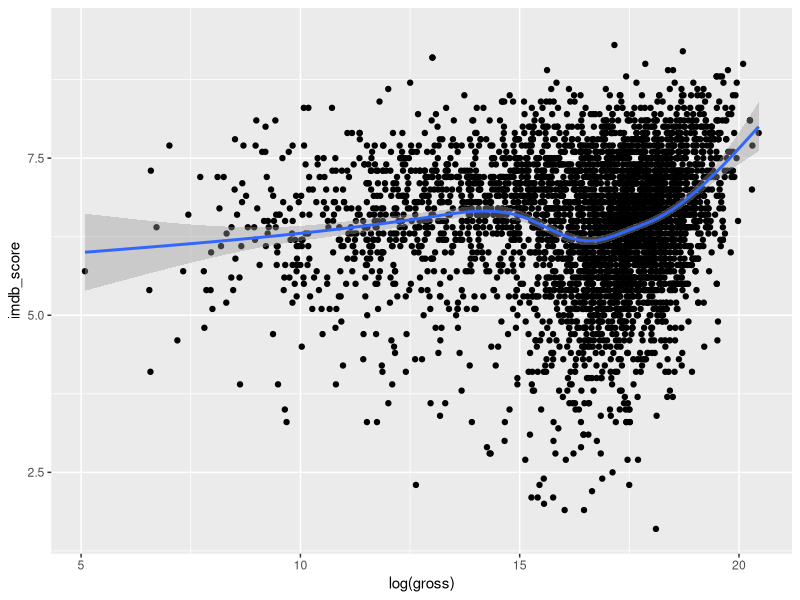
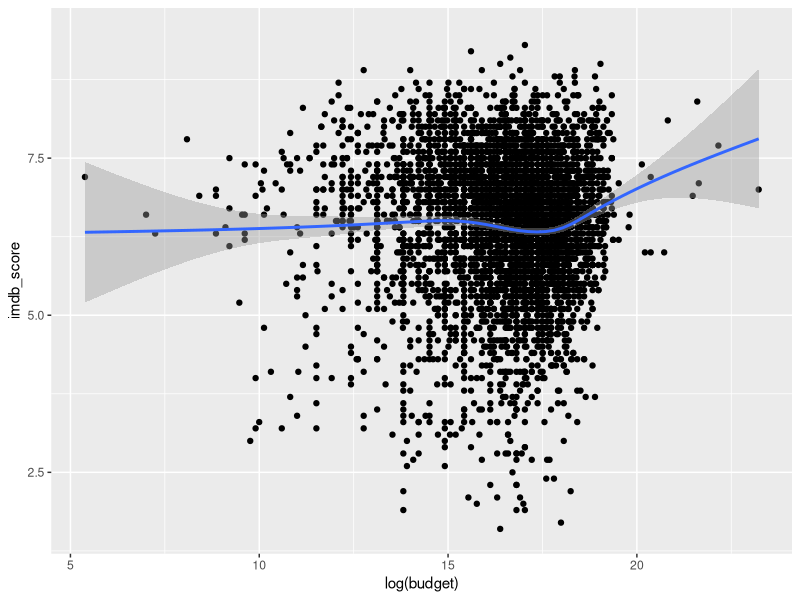
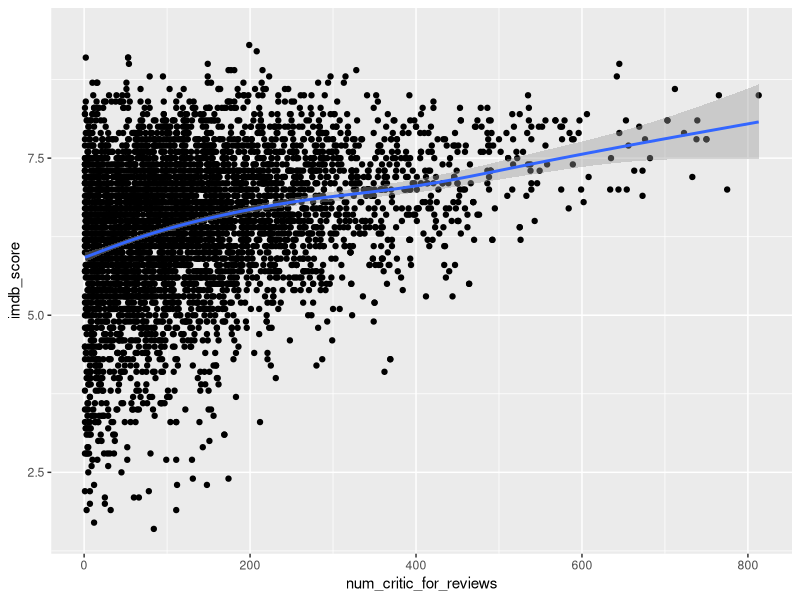
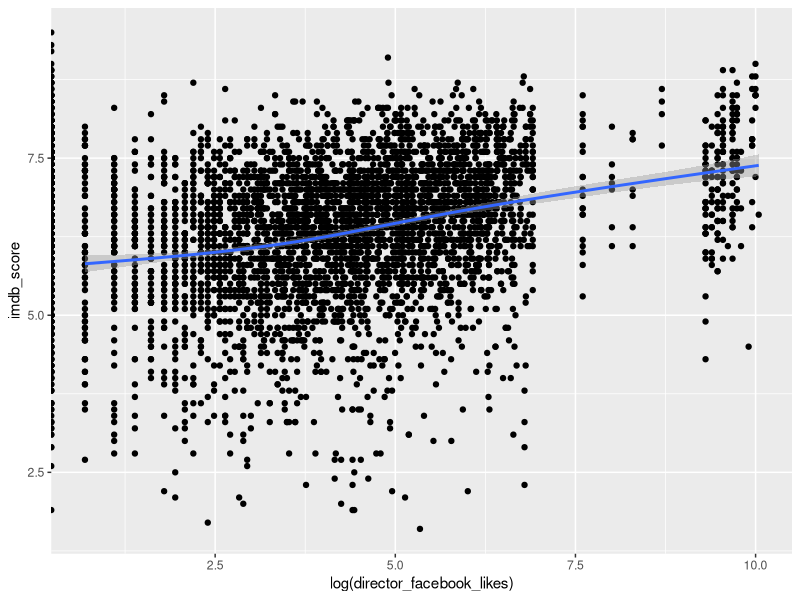
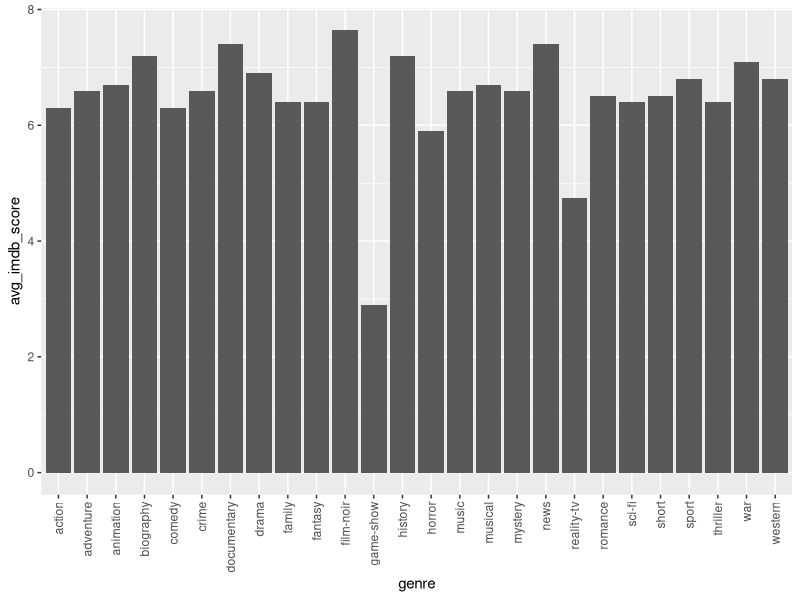
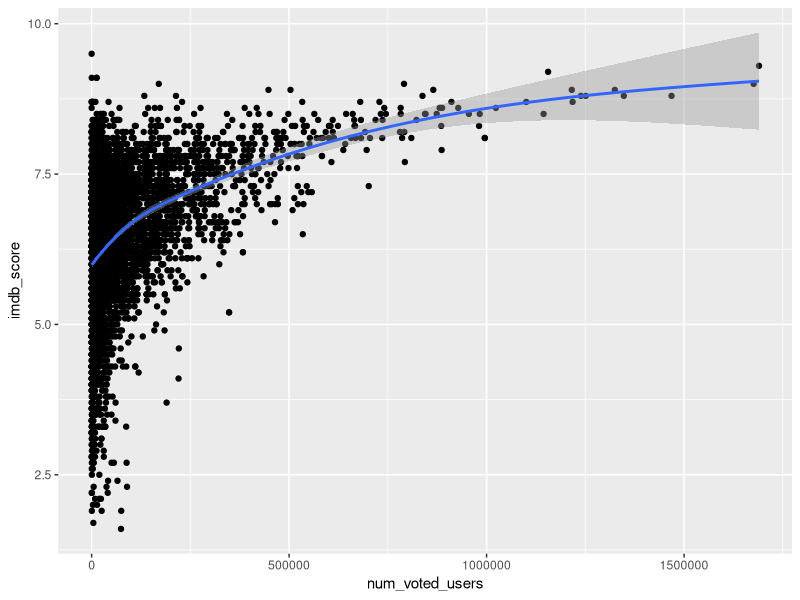
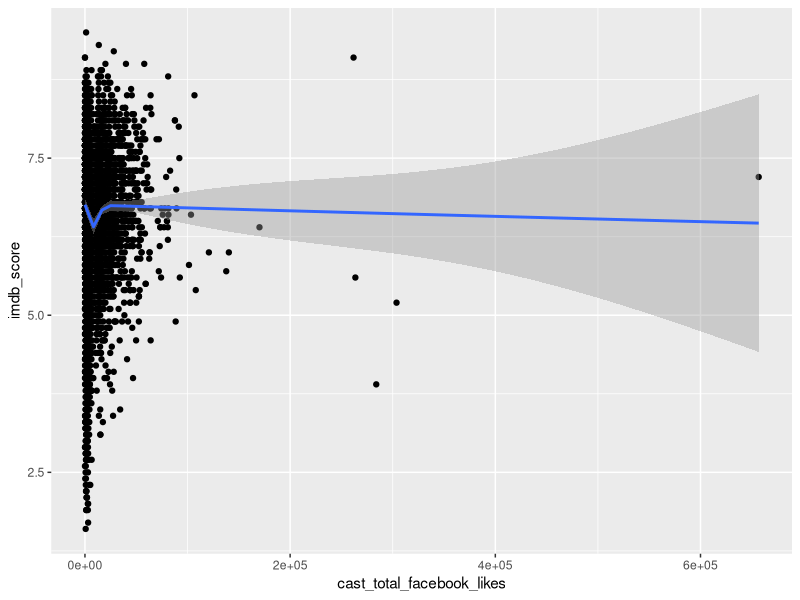

Write the R code that produced these figures, in order. (Note: this script raises an error after producing the figures.)
#####PART 2
#Q1- EDA: Getting a feel
library(tidyverse)
movie = read.csv("movie.csv")

view(movie)
dim(movie)
names(movie)
summary(movie)

##EDA: I've picked 6 predictors, now lets visualize them:

#Gross:
ggplot(movie, aes(log(gross), imdb_score))+
  geom_point()+
  geom_smooth()

cor(movie$gross,movie$imdb_score,use="complete.obs")

#Budget:
ggplot(movie, aes(log(budget), imdb_score))+
  geom_point()+
  geom_smooth()

cor(movie$budget,movie$imdb_score,use="complete.obs")

##Number of critics for reviews

ggplot(movie, aes(num_critic_for_reviews, imdb_score))+
  geom_point()+
  geom_smooth()

cor(movie$num_critic_for_reviews,movie$imdb_score,use="complete.obs")

##Director_facebook_likes


ggplot(movie, aes(log(director_facebook_likes), imdb_score))+
  geom_point()+
  geom_smooth()

cor(movie$director_facebook_likes,movie$imdb_score,use="complete.obs")



#Genre:
library(tm)
genres<- (sapply(movie$genres,gsub,pattern="\\|",replacement=" "))
genre.sparse.mat <- DocumentTermMatrix(Corpus(VectorSource(genres)))
genre.sparse.mat<- as.matrix(genre.sparse.mat)


mat.score<- genre.sparse.mat*movie$imdb_score
apply(ifelse(mat.score==0, NA, mat.score), 2, median, na.rm=TRUE)

genre_score<- data.frame(genre=colnames(mat.score), 
                         avg_imdb_score=apply(ifelse(mat.score==0, NA, mat.score), 2, median, na.rm=TRUE))

ggplot(genre_score, aes(x=genre, y=avg_imdb_score))+
  geom_bar(stat="identity")+
  theme(axis.text.x=element_text(angle=90,hjust=1,vjust=0.5))

##Chi-squared test
tab.genre<- table(genre_score$genre, genre_score$avg_imdb_score)
chisq.test(tab.genre)


#Number of voted users
ggplot(movie, aes(num_voted_users, imdb_score))+
  geom_point()+
  geom_smooth()

cor(movie$num_voted_users,movie$imdb_score,use="complete.obs")

#Facebook likes
ggplot(movie, aes(cast_total_facebook_likes, imdb_score))+
  geom_point()+
  geom_smooth()

cor(movie$cast_total_facebook_likes,movie$imdb_score,use="complete.obs")


#Movie title
library(tm)
movie_title<- (sapply(movie$movie_title,gsub,pattern="\\|",replacement=" "))
movie_title.sparse.mat <- DocumentTermMatrix(Corpus(VectorSource(movie_title)))
movie_title.sparse.mat<- as.matrix(movie_title.sparse.mat)


movie_mat.score<- movie_title.sparse.mat*movie$imdb_score
apply(ifelse(movie_mat.score==0, NA, movie_mat.score), 2, median, na.rm=TRUE)

title_score<- data.frame(title=colnames(movie_mat.score), 
                         avg_imdb_score=apply(ifelse(movie_mat.score==0, NA, movie_mat.score), 2, median, na.rm=TRUE))

ggplot(title_score, aes(x=title, y=avg_imdb_score))+
  geom_bar(stat="identity")

ggplot(title_score, aes(x= avg_imdb_score, fill=title))+
  geom_bar(position = "fill")

#Chi-squared test
tab.title<- table(title_score$title, title_score$avg_imdb_score)
chisq.test(tab.title)


##3 

training<- movie[1:400,]
testing<- movie[-c(1:400),]
lm.fit1<- lm(imdb_score~gross + budget + movie_facebook_likes, 
             cast_total_facebook_likes, data = training)

pred.test<- predict(lm.fit1, newdata = testing)
MSPE<- mean((testing$imdb_score-pred.test)^2)
